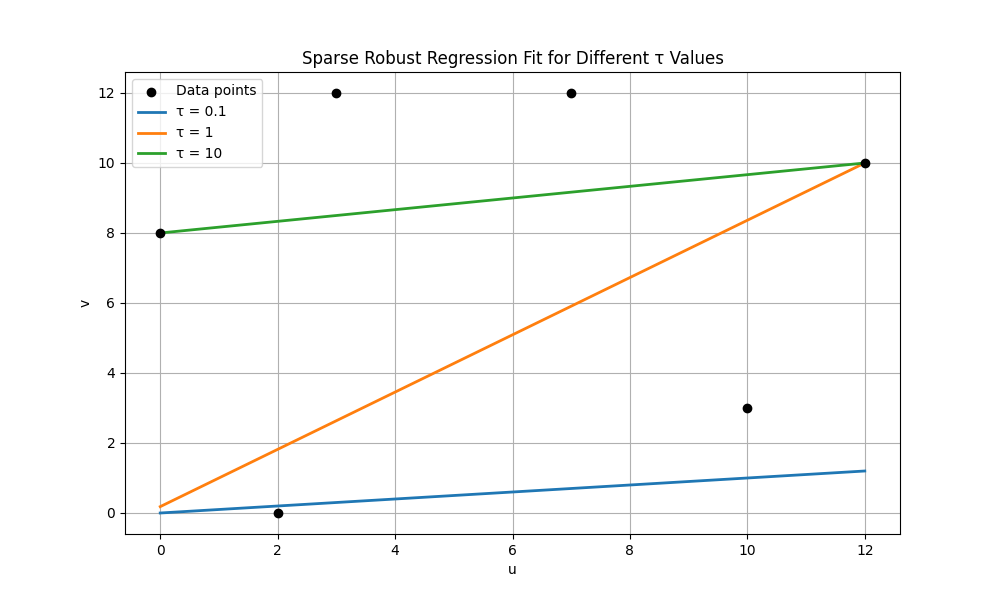

Write Python code to recreate this figure.
import pulp as lp
import matplotlib.pyplot as plt

# Data points
D = [
    [0, 8],
    [2, 0],
    [10, 3],
    [12, 10],
    [7, 12],
    [3, 12]
]

taus = [0.1, 1, 10]
solutions = []

for tau in taus:
    # Create the problem
    prob = lp.LpProblem(f"SparseRobustRegression_tau{tau}", lp.LpMinimize)
    
    # Variables
    x1 = lp.LpVariable('x1', cat='Continuous')
    x2 = lp.LpVariable('x2', cat='Continuous')
    y = [lp.LpVariable(f'y{i}', lowBound=0) for i in range(6)]
    z1 = lp.LpVariable('z1', lowBound=0)
    z2 = lp.LpVariable('z2', lowBound=0)
    
    # Objective: minimize sum of absolute residuals
    prob += lp.lpSum(y)
    
    # Constraints for residuals y_i
    for i in range(6):
        u_i, v_i = D[i]
        prob += y[i] >= u_i * x1 + x2 - v_i  # y_i >= a_i^T x - b_i
        prob += y[i] >= -(u_i * x1 + x2) + v_i  # y_i >= -a_i^T x + b_i
    
    # Constraints for z_j (L1 norm)
    prob += z1 >= x1
    prob += z1 >= -x1
    prob += z2 >= x2
    prob += z2 >= -x2
    prob += z1 + z2 <= tau  # L1 constraint
    
    # Solve the problem
    prob.solve(lp.PULP_CBC_CMD(msg=False))
    
    # Store solution if optimal
    if prob.status == lp.LpStatusOptimal:
        x1_val = x1.value()
        x2_val = x2.value()
        solutions.append((tau, x1_val, x2_val))
    else:
        solutions.append((tau, None, None))

# Plotting the results
plt.figure(figsize=(10, 6))
u_data = [point[0] for point in D]
v_data = [point[1] for point in D]
plt.scatter(u_data, v_data, color='black', label='Data points', zorder=3)

# Generate lines for each tau
u_vals = [0, 12]  # Extend from minimum to maximum u
for tau, x1, x2 in solutions:
    if x1 is None or x2 is None:
        continue
    v_fit = [x1 * u + x2 for u in u_vals]
    plt.plot(u_vals, v_fit, label=f'τ = {tau}', linewidth=2)

plt.xlabel('u')
plt.ylabel('v')
plt.title('Sparse Robust Regression Fit for Different τ Values')
plt.legend()
plt.grid(True)
plt.show()
